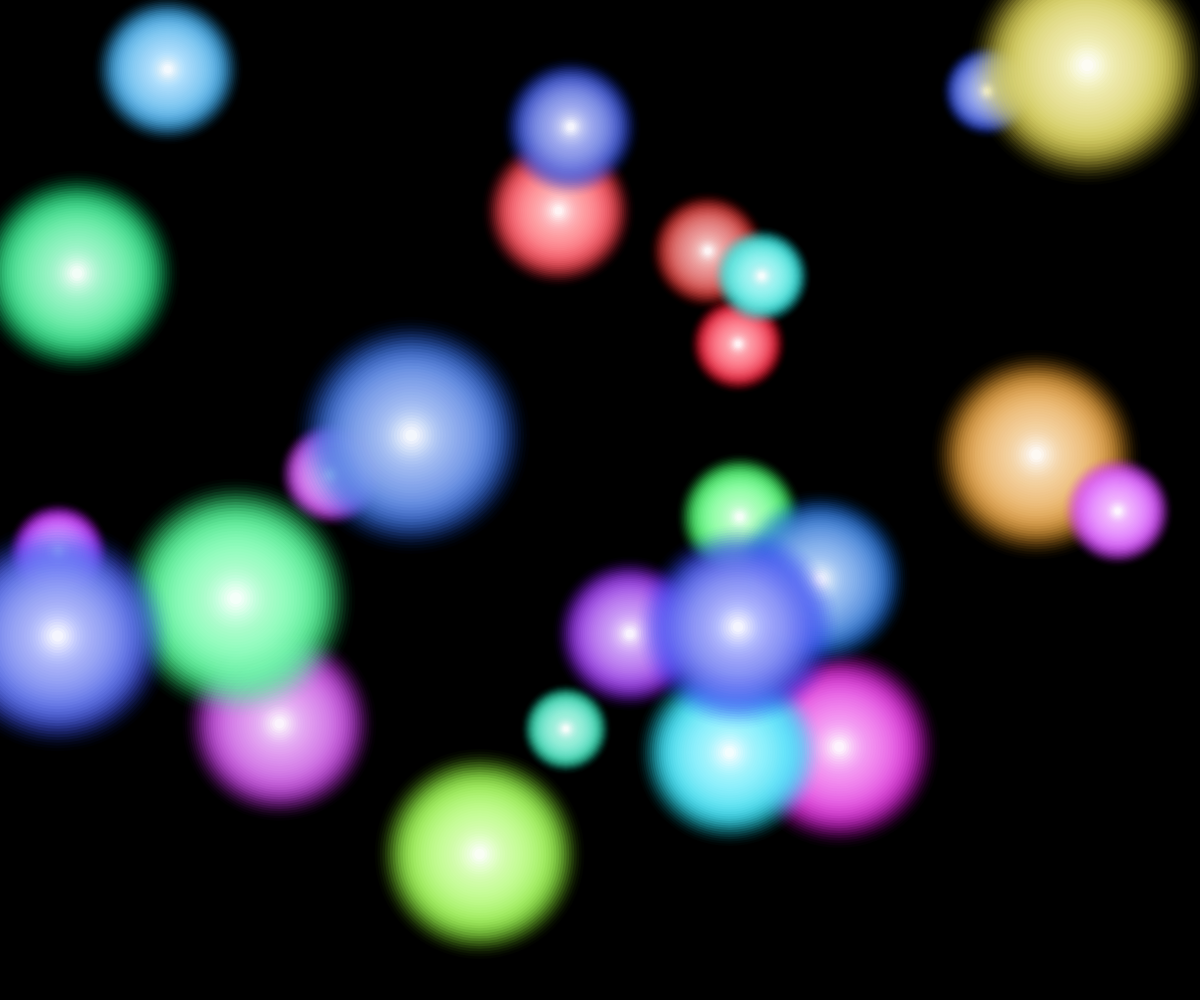
Frame 1 (no input)
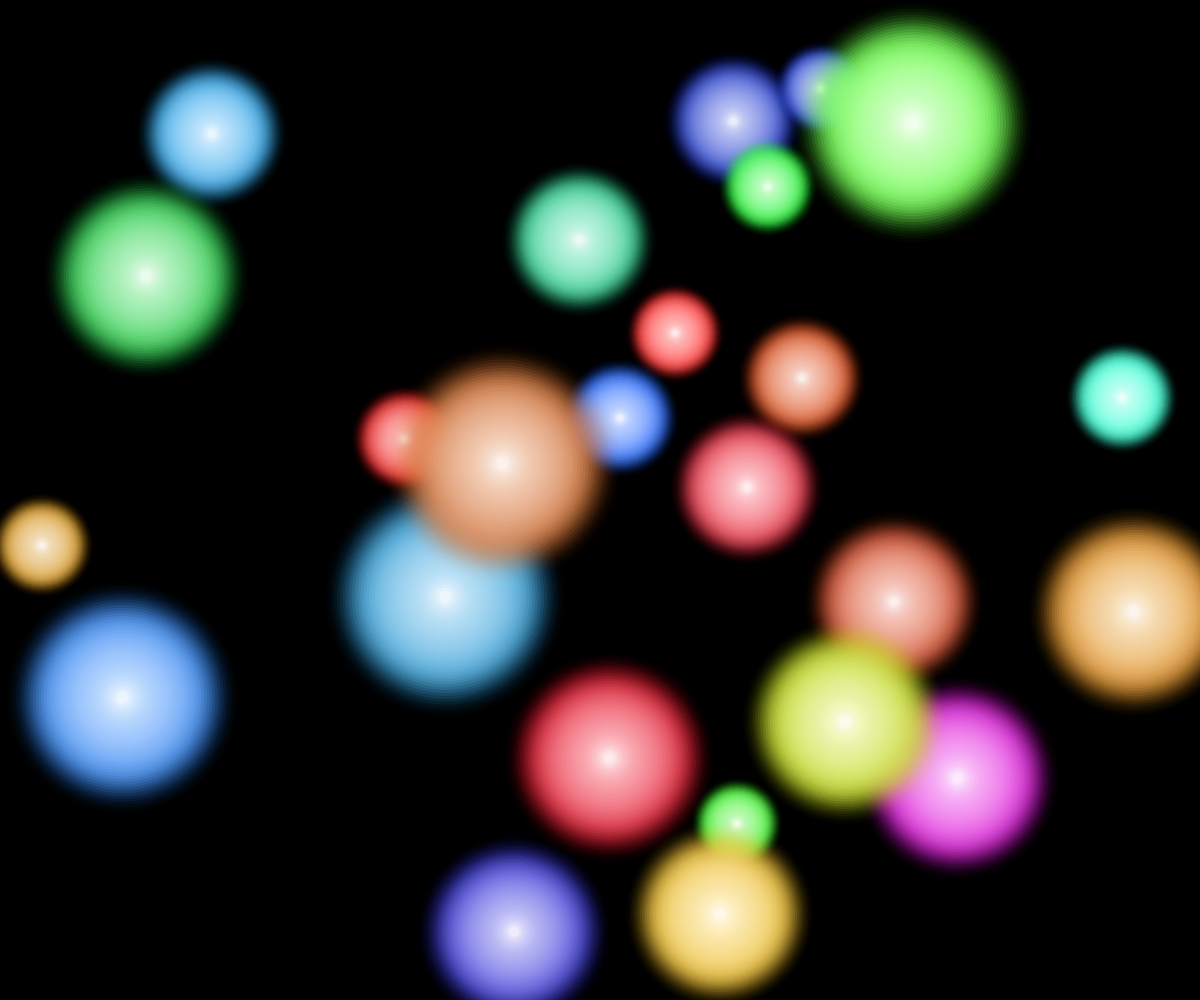
Frame 60 (no input)
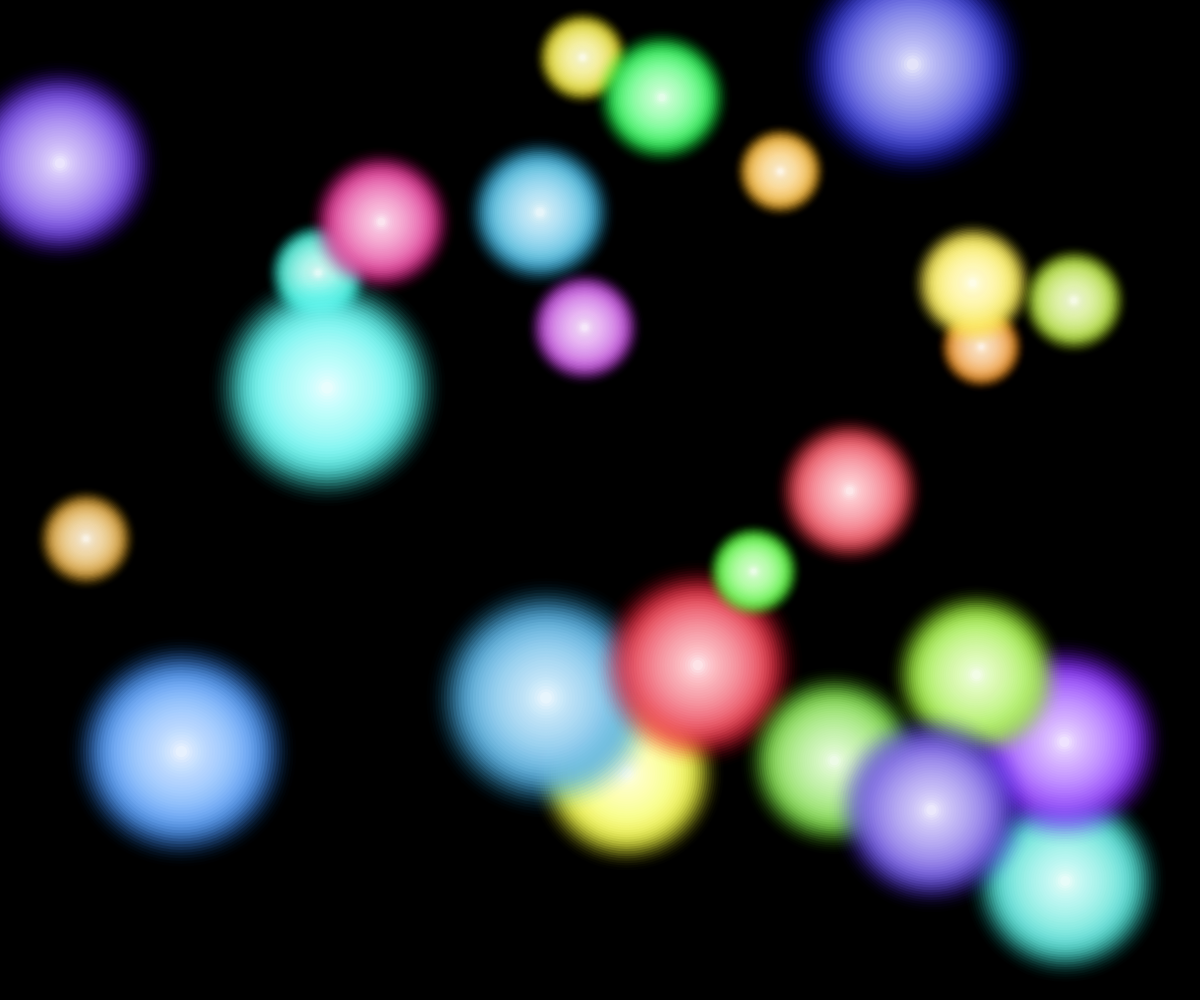
Frame 120 (the mouse pressed at the canvas centre since frame 60)

The p5.js sketch that drew these frames (run headless with seeded random() and noise() and a simulated clock; from frame 60 on, the mouse is pressed at the canvas centre):

// p5.js sketch
// ── sketch.js
let numBalls = 25;
let minRadiusFactor = 0.02;
let maxRadiusFactor = 0.06;
let glowLayers = 40;
let repelRadius = 30;
let balls = [];

function setup() {
  createCanvas(windowWidth, windowHeight);

  // intiialize glowing balls
  balls = [];
  for (let i = 0; i < numBalls; i++) {
    balls.push(makeBall());
  }
}

function draw() {
  background(0);
  noStroke();

  // update physics
  for (let i = 0; i < balls.length; i++) {
    balls[i].mouseRepel();
    balls[i].update();
    for (let j = i + 1; j < balls.length; j++) {
      collideBalls(balls[i], balls[j]);
    }
  }
  // draw all glowing balls
  for (let ball of balls) {
    ball.drawGlowingBall();
  }
}

function getRandomColor() {
  colorMode(HSB, 360, 100, 100);
  let col = color(random(360), random(80, 100), random(80, 100));
  colorMode(RGB, 255);
  return color(red(col), green(col), blue(col));
}

class Ball {
  constructor(x, y, r) {
    this.pos = createVector(x, y);
    this.vel = p5.Vector.random2D().mult(random(2, 5)); // random speed
    this.r = r;
    this.col = getRandomColor();
    this.mass = r * r;
  }

  mouseRepel() {
    let mousePos = createVector(mouseX, mouseY);
    let dir = p5.Vector.sub(this.pos, mousePos); // get a direction away from mouse
    let dist = dir.mag(); // distance away;

    // harddcode a larger radius here so it's actually noticeable
    let interactionRadius = 150;
    if (dist < interactionRadius && dist > 0) {
      dir.normalize(); // unit dir
      let pushForce = map(dist, 0, interactionRadius, 3, 0);
      this.vel.add(p5.Vector.mult(dir, pushForce));
      // cap the maximum velocity so they don't accelerate to infinity
      this.vel.limit(15);
    }
  }

  update() {
    // slowly decay velocity a bit just to simulate drag
    this.vel.mult(0.998);

    // Update position
    this.pos.add(this.vel);
    let bounce = false;
    if (this.pos.x - this.r < 0) {
      // bounce off left wall
      this.pos.x = this.r;
      this.vel.x *= -1;
      bounce = true;
    } else if (this.pos.x + this.r > width) {
      //bounce off right wall
      this.pos.x = width - this.r;
      this.vel.x *= -1;
      bounce = true;
    }

    if (this.pos.y - this.r < 0) {
      // bounce of bottom wall
      this.pos.y = this.r;
      this.vel.y *= -1;
      bounce = true;
    } else if (this.pos.y + this.r > height) {
      // bounce off top wall
      this.pos.y = height - this.r;
      this.vel.y *= -1;
      bounce = true;
    }
    if (bounce) {
      this.col = getRandomColor();
    }
  }

  drawGlowingBall() {
    for (let i = glowLayers; i > 0; i--) {
      let progress = map(i, glowLayers, 1, 0, 1);
      let currentDiameter = this.r * 2 * map(progress, 0, 1, 2.0, 0.1);

      let mixedColor = lerpColor(this.col, color(255), progress);
      let alphaValue = map(progress, 0, 1, 5, 120);

      // create rippling clowing effect with sin
      let wave = map(
        sin(frameCount * 0.1 + progress * TWO_PI),
        -1,
        1,
        0.3,
        1.5,
      );

      fill(
        red(mixedColor),
        green(mixedColor),
        blue(mixedColor),
        alphaValue * wave,
      );
      ellipse(this.pos.x, this.pos.y, currentDiameter);
    }
  }
} // class Ball

function collideBalls(b1, b2) {
  let delta = p5.Vector.sub(b2.pos, b1.pos);
  let dist = delta.mag();

  if (dist < b2.r + b1.r && dist > 0) {
    //close enough to collide

    // find how much they overlap and separate them
    let overlap = b2.r + b1.r - dist;
    let n = delta.copy().normalize();
    b1.pos.sub(p5.Vector.mult(n, overlap));
    b2.pos.add(p5.Vector.mult(n, overlap));

    // collision physics
    // adapted from https://www.101computing.net/elastic-collision-in-a-pool-game/
    let relativeVel = p5.Vector.sub(b2.vel, b1.vel);
    let velAlongNormal = p5.Vector.dot(relativeVel, n);

    if (velAlongNormal < 0) {
      let impulse = -(2 * velAlongNormal) / (b1.mass + b2.mass);
      let impulseVector = p5.Vector.mult(n, impulse);

      b1.vel.sub(p5.Vector.mult(impulseVector, b2.mass));
      b2.vel.add(p5.Vector.mult(impulseVector, b1.mass));
      b1.col = getRandomColor();
      b2.col = getRandomColor();
      // swap their colors instead just for fun?
      // let col = b1.col;
      // b1.col = b2.col;
      // b2.col = col;
    }
  }
}

function makeBall() {
  let minR = max(min(width, height) * minRadiusFactor, 10);
  let maxR = max(min(width, height) * maxRadiusFactor, 25);
  let r = random(minR, maxR);

  let x = random(r, width - r);
  let y = random(r, height - r);

  return new Ball(x, y, r);
}
